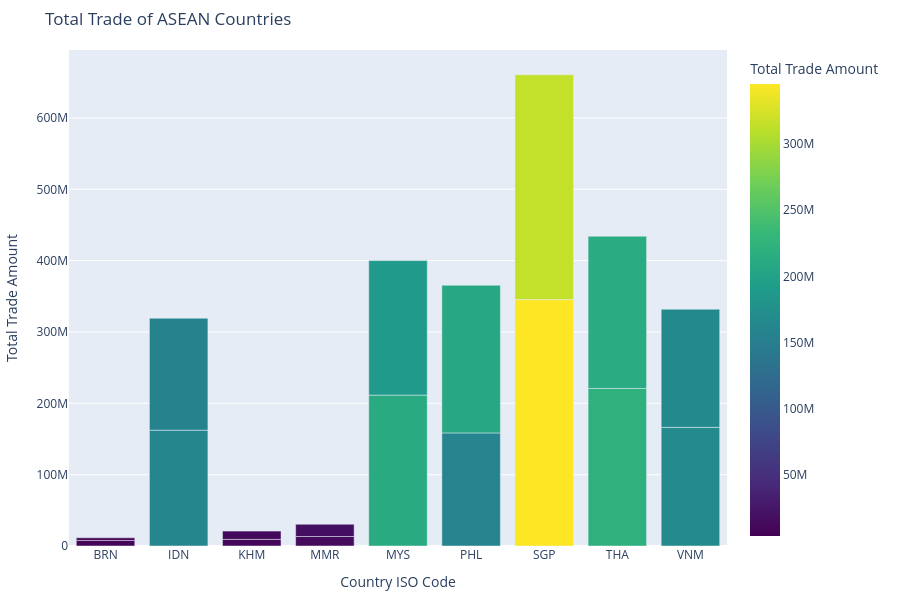

The cell this chart's notebook holds for it:
### Code cell
# graphical representation of ASEAN countries' trade data
fig = px.bar(asean_data, 
             x='CountryISO3', 
             y='Total Trade',
             color='Total Trade',
             title='Total Trade of ASEAN Countries',
             labels={'CountryISO3': 'Country ISO Code', 'Total Trade': 'Total Trade Amount'},
             color_continuous_scale='Viridis')
fig.update_layout(height=600, margin=dict(t=50, b=50, l=50, r=50))
fig.show()

### Figure 1 — Plotly figure (JSON) as saved in the notebook; plotly's stock layout.template omitted (floating-point values rounded to 4 significant figures)
{"data": [{"hovertemplate": "Country ISO Code=%{x}<br>Total Trade Amount=%{marker.color}<extra></extra>", "legendgroup": "", "marker": {"color": [7813000.0, 3651000.0, 162300000.0, 156900000.0, 9227000.0, 11630000.0, 13330000.0, 17180000.0, 211500000.0, 188500000.0, 158500000.0, 207000000.0, 345400000.0, 315100000.0, 220900000.0, 213400000.0, 166300000.0, 165600000.0], "coloraxis": "coloraxis", "pattern": {"shape": ""}}, "name": "", "orientation": "v", "showlegend": false, "textposition": "auto", "type": "bar", "x": ["BRN", "BRN", "IDN", "IDN", "KHM", "KHM", "MMR", "MMR", "MYS", "MYS", "PHL", "PHL", "SGP", "SGP", "THA", "THA", "VNM", "VNM"], "xaxis": "x", "y": [7813000.0, 3651000.0, 162300000.0, 156900000.0, 9227000.0, 11630000.0, 13330000.0, 17180000.0, 211500000.0, 188500000.0, 158500000.0, 207000000.0, 345400000.0, 315100000.0, 220900000.0, 213400000.0, 166300000.0, 165600000.0], "yaxis": "y"}], "layout": {"barmode": "relative", "coloraxis": {"colorbar": {"title": {"text": "Total Trade Amount"}}, "colorscale": [[0, "#440154"], [0.1111, "#482878"], [0.2222, "#3e4989"], [0.3333, "#31688e"], [0.4444, "#26828e"], [0.5556, "#1f9e89"], [0.6667, "#35b779"], [0.7778, "#6ece58"], [0.8889, "#b5de2b"], [1, "#fde725"]]}, "height": 600, "legend": {"tracegroupgap": 0}, "margin": {"b": 50, "l": 50, "r": 50, "t": 50}, "title": {"text": "Total Trade of ASEAN Countries"}, "xaxis": {"anchor": "y", "domain": [0, 1], "title": {"text": "Country ISO Code"}}, "yaxis": {"anchor": "x", "domain": [0, 1], "title": {"text": "Total Trade Amount"}}}}
